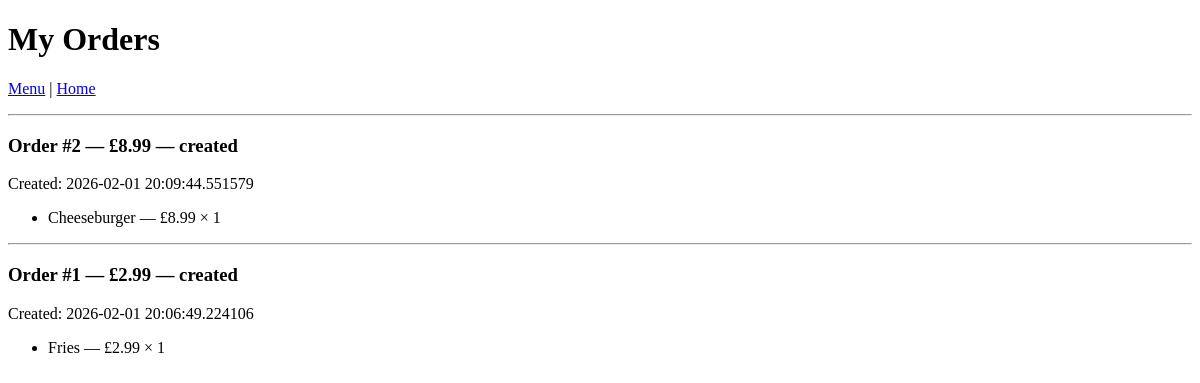
/orders (signed in), run on an earlier commit of the app's database.
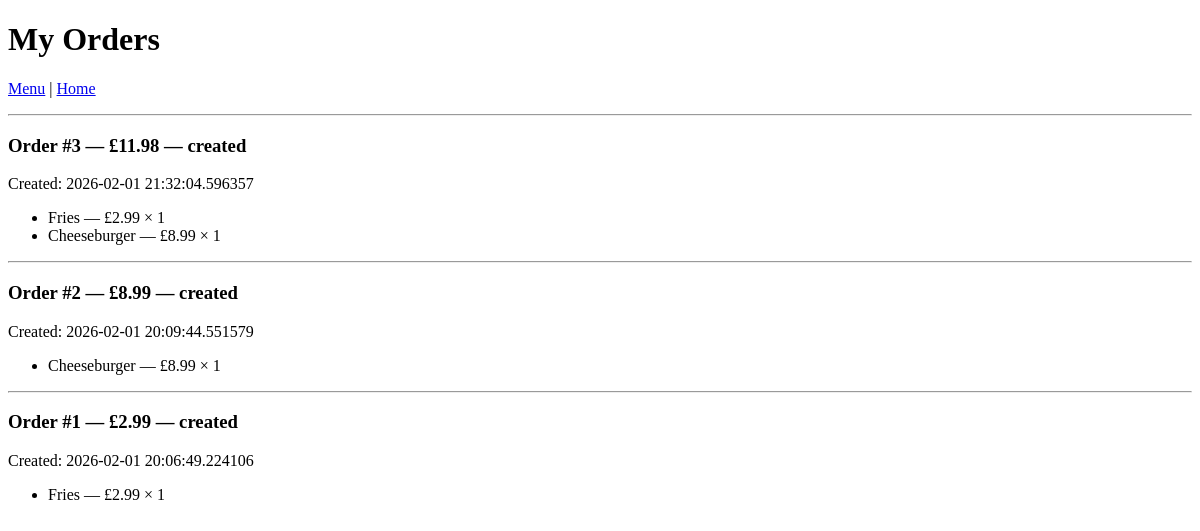
And on a later commit of the database.
### app/models.py (models this page shows)
class Order(db.Model):
    id = db.Column(db.Integer, primary_key=True)
    user_id = db.Column(db.Integer, db.ForeignKey("user.id"), nullable=False)
    created_at = db.Column(db.DateTime, default=datetime.utcnow, nullable=False)
    status = db.Column(db.String(20), default="created", nullable=False)
    total = db.Column(db.Float, default=0.0, nullable=False)
    user = db.relationship("User", backref="orders")

class OrderItem(db.Model):
    id = db.Column(db.Integer, primary_key=True)
    order_id = db.Column(db.Integer, db.ForeignKey("order.id"), nullable=False)
    menu_item_id = db.Column(db.String(100), nullable=False)
    name = db.Column(db.String(120), nullable=False)
    price = db.Column(db.Float, nullable=False)
    quantity = db.Column(db.Integer, default=1, nullable=False)
    order = db.relationship("Order", backref="items")

### app/main.py (the view)
    @app.route("/orders")
    def orders():
        if "user_id" not in session:
            flash("Please log in to view your orders.", "error")
            return redirect(url_for("login"))
        user_orders = Order.query.filter_by(user_id=session["user_id"]).order_by(Order.created_at.desc()).all()
        return render_template("orders.html", orders=user_orders)

### app/templates/orders.html (shortened to what this page needs)
<!doctype html>
<html>
  <head><title>My Orders</title></head>
  <body>
    <h1>My Orders</h1>
    <p><a href="{{ url_for('menu') }}">Menu</a> | <a href="{{ url_for('home') }}">Home</a></p>
    {% if orders %}
      {% for order in orders %}
        <hr />
        <h3>Order #{{ order.id }} — £{{ "%.2f"|format(order.total) }} — {{ order.status }}</h3>
        <p>Created: {{ order.created_at }}</p>
        <ul>
          {% for item in order.items %}
            <li>{{ item.name }} — £{{ item.price }} × {{ item.quantity }}</li>
          {% endfor %}
        </ul>
      {% endfor %}
    {% else %}
      <p>No orders yet.</p>
    {% endif %}
  </body>
</html>

What changed in the data, as far as the page shows it:
added Order: id "3", total "11.98", status "created", created_at "2026-02-01 21:32:04.596357"
added OrderItem: name "Fries", price "2.99", quantity "1", shown under "3"
added OrderItem: name "Cheeseburger", price "8.99", quantity "1", shown under "3"
